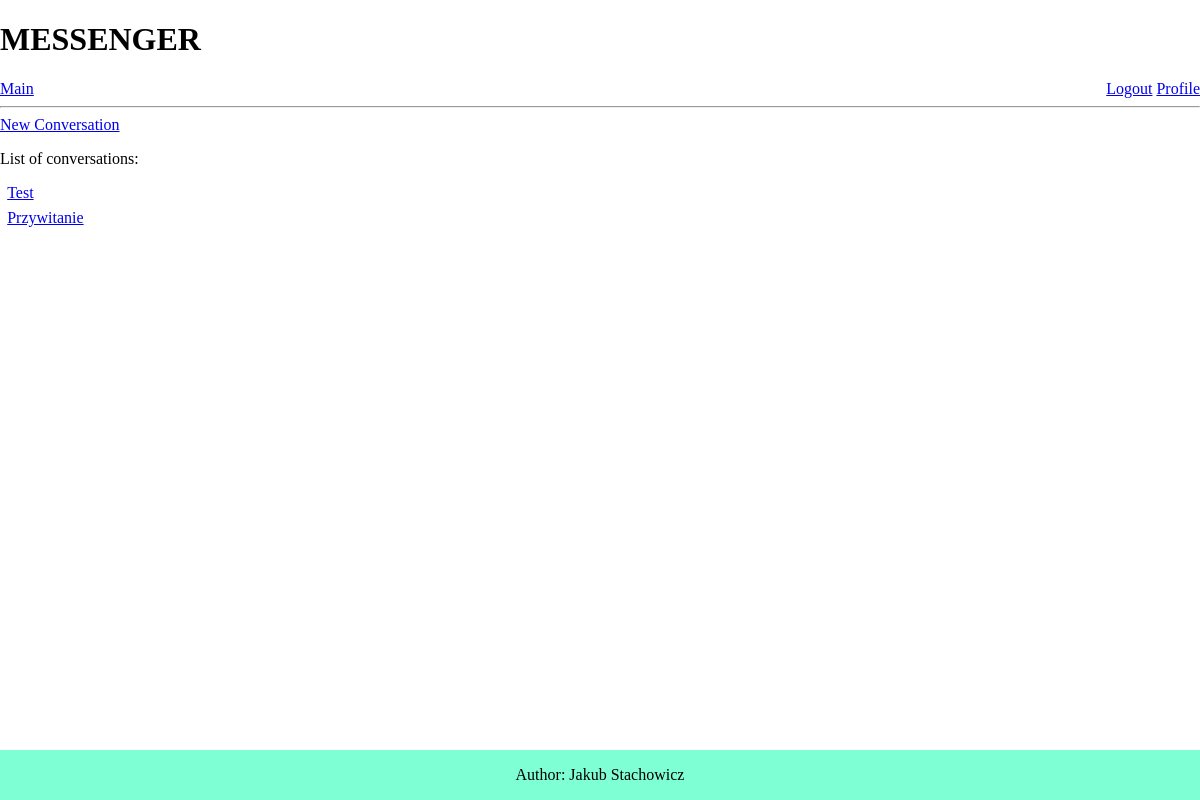
The page /chat/ (signed in) on the database as committed earlier.
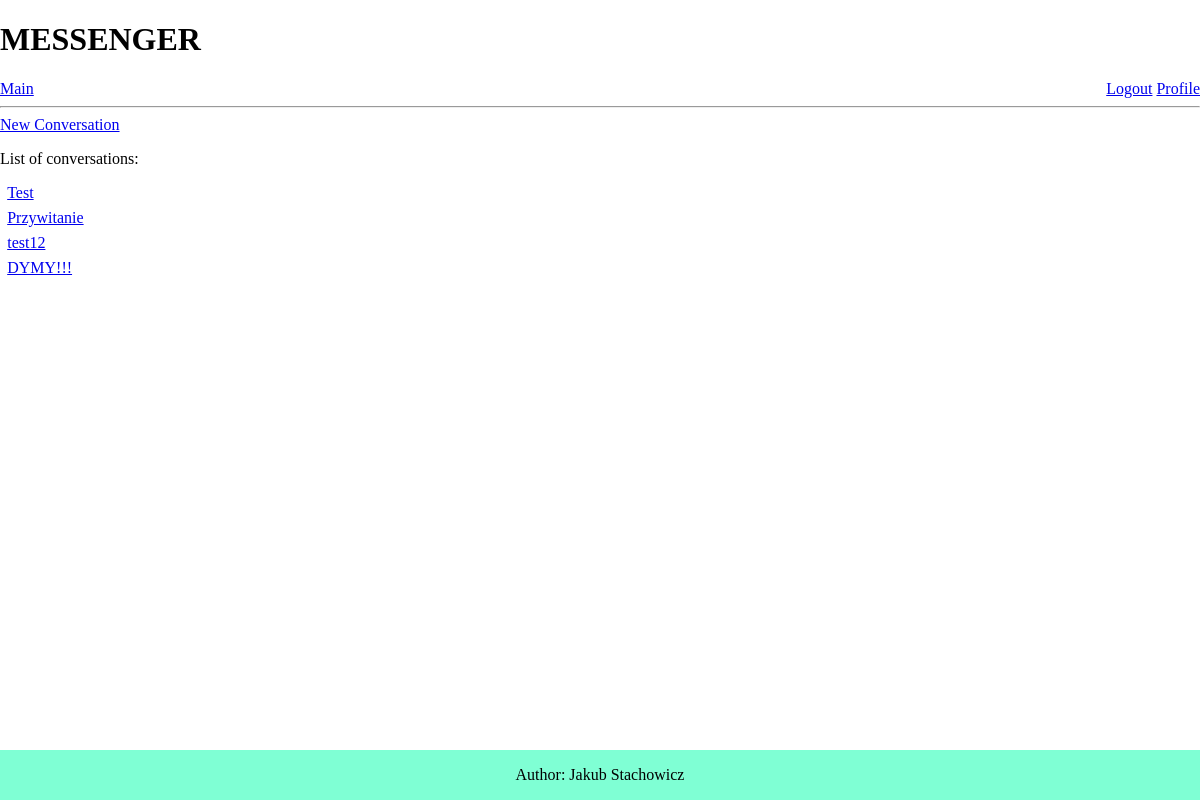
The same page on the database as committed later.
### chat/models.py (models this page shows, shortened)
class Room(models.Model):
    name = models.CharField(max_length=200,null=True)
    members = models.ManyToManyField(User)

### chat/views.py (the view)
# urls.py: path('', views.home, name='home'),
def home(request):
    messages = Message.objects.all()
    rooms = Room.objects.filter(members__username=request.user)
    User = get_user_model()
    users = User.objects.all()
    context = {'messages':messages,
               'users':users,
               'rooms':rooms}
    return render(request, 'chat/home.html', context)

### chat/templates/chat/home.html (shortened to what this page needs)
{% extends 'main.html' %}
{% block nav %}
<a href="{% url 'chat:new_room' user.username %}">New Conversation</a>
<div class="rooms_list">
    <p>List of conversations:</p>
    {% for room in rooms%}
    <div class="room_name">
        <a href="{% url 'chat:private_chat' room.name %}">{{room.name}}</a>
    </div>
    {% endfor %}
</div>
{% endblock %}

Rows that differ between the two databases and show on the page:
added Room: name "test12"
added Room: name "DYMY!!!"
